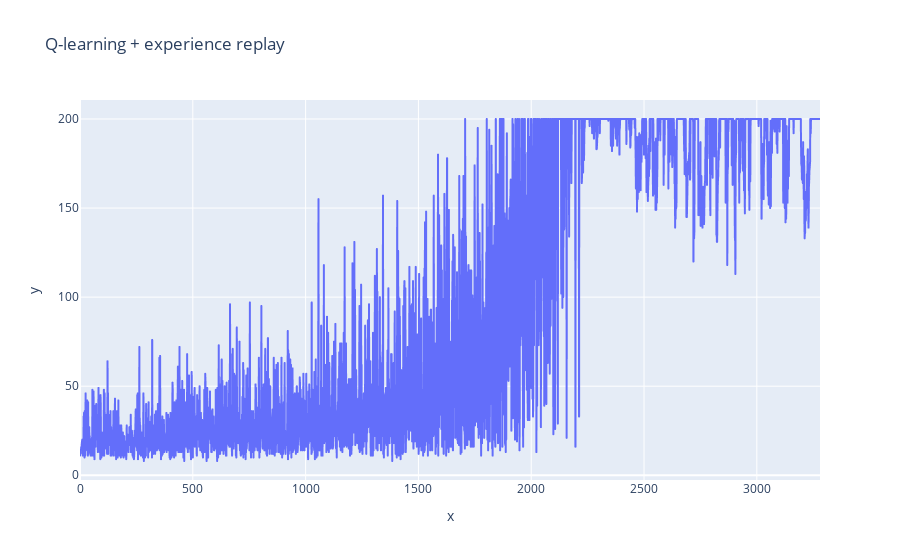

Source (notebook cell):
### Code cell
ple.line(x=range(len(rewards_exp)), y=rewards_exp, title="Q-learning + experience replay")

### Figure 1 — Plotly figure (JSON) as saved in the notebook; plotly's stock layout.template omitted (floating-point values rounded to 4 significant figures; data arrays with more than 128 entries replaced by an {"elided": "..."} marker saying what was removed)
{"data": [{"hoverlabel": {"namelength": 0}, "hovertemplate": "x=%{x}<br>y=%{y}", "legendgroup": "", "line": {"color": "#636efa", "dash": "solid"}, "mode": "lines", "name": "", "showlegend": false, "type": "scattergl", "x": {"elided": "3281 int values"}, "xaxis": "x", "y": {"elided": "3281 int values"}, "yaxis": "y"}], "layout": {"legend": {"tracegroupgap": 0}, "title": {"text": "Q-learning + experience replay"}, "xaxis": {"anchor": "y", "domain": [0, 1], "title": {"text": "x"}}, "yaxis": {"anchor": "x", "domain": [0, 1], "title": {"text": "y"}}}}
